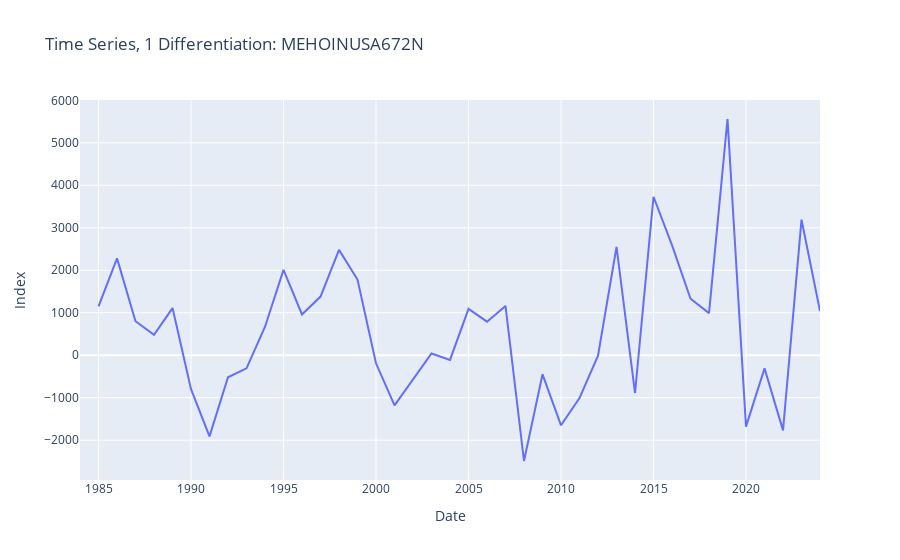

Notebook cell for this chart:
### Code cell
fig = px.line(df, x=df.index, y='diff_1', title=f'Time Series, 1 Differentiation: {series_id}')
fig.update_layout(
    xaxis_title='Date',
    yaxis_title='Index',
)
fig.show()

### Figure 1 — Plotly figure (JSON) as saved in the notebook; plotly's stock layout.template omitted (floating-point values rounded to 4 significant figures)
{"data": [{"hovertemplate": "date=%{x}<br>diff_1=%{y}<extra></extra>", "legendgroup": "", "line": {"color": "#636efa", "dash": "solid"}, "marker": {"symbol": "circle"}, "mode": "lines", "name": "", "orientation": "v", "showlegend": false, "x": ["1984-01-01T00:00:00", "1985-01-01T00:00:00", "1986-01-01T00:00:00", "1987-01-01T00:00:00", "1988-01-01T00:00:00", "1989-01-01T00:00:00", "1990-01-01T00:00:00", "1991-01-01T00:00:00", "1992-01-01T00:00:00", "1993-01-01T00:00:00", "1994-01-01T00:00:00", "1995-01-01T00:00:00", "1996-01-01T00:00:00", "1997-01-01T00:00:00", "1998-01-01T00:00:00", "1999-01-01T00:00:00", "2000-01-01T00:00:00", "2001-01-01T00:00:00", "2002-01-01T00:00:00", "2003-01-01T00:00:00", "2004-01-01T00:00:00", "2005-01-01T00:00:00", "2006-01-01T00:00:00", "2007-01-01T00:00:00", "2008-01-01T00:00:00", "2009-01-01T00:00:00", "2010-01-01T00:00:00", "2011-01-01T00:00:00", "2012-01-01T00:00:00", "2013-01-01T00:00:00", "2014-01-01T00:00:00", "2015-01-01T00:00:00", "2016-01-01T00:00:00", "2017-01-01T00:00:00", "2018-01-01T00:00:00", "2019-01-01T00:00:00", "2020-01-01T00:00:00", "2021-01-01T00:00:00", "2022-01-01T00:00:00", "2023-01-01T00:00:00", "2024-01-01T00:00:00"], "xaxis": "x", "y": [NaN, 1150.0, 2280.0, 800.0, 480.0, 1110.0, -800.0, -1910.0, -520.0, -310.0, 670.0, 2010.0, 960.0, 1380.0, 2480.0, 1780.0, -190.0, -1180.0, -570.0, 40.0, -110.0, 1090.0, 790.0, 1160.0, -2490.0, -450.0, -1650.0, -1010.0, -10.0, 2550.0, -890.0, 3730.0, 2590.0, 1330.0, 990.0, 5560.0, -1680.0, -310.0, -1770.0, 3190.0, 1040.0], "yaxis": "y", "type": "scatter"}], "layout": {"xaxis": {"anchor": "y", "domain": [0.0, 1.0], "title": {"text": "Date"}}, "yaxis": {"anchor": "x", "domain": [0.0, 1.0], "title": {"text": "Index"}}, "legend": {"tracegroupgap": 0}, "title": {"text": "Time Series, 1 Differentiation: MEHOINUSA672N"}}}
